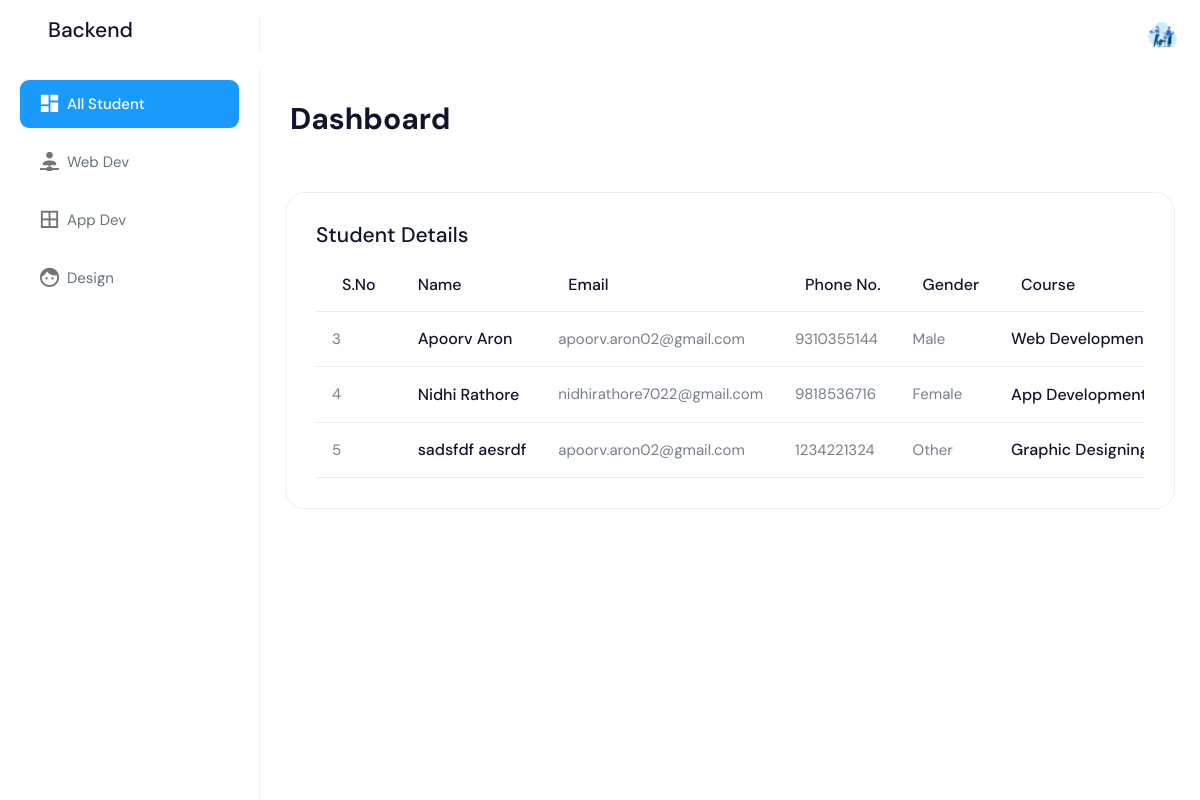
Page /files/allStudent.php (signed in) on the committed database.
### tables this page shows
CREATE TABLE `courseReg` (
  `id` int(5) NOT NULL,
  `fName` varchar(20) NOT NULL,
  `lName` varchar(20) NOT NULL,
  `email` varchar(30) NOT NULL,
  `phone` tinytext NOT NULL,
  `gender` varchar(10) NOT NULL,
  `course` varchar(30) NOT NULL
);

### files/allStudent.php (the view, shortened to what this page needs)
<?php
include("./includes/header.php");
?>
                       <?php
                         $database = new Database();
                         $link = $database->connect();
                         $sql = "SELECT * FROM courseReg ";
                         if($result = mysqli_query($link, $sql)){
                             if(mysqli_num_rows($result) > 0){
                                     while($row = mysqli_fetch_array($result)){
                                             echo "<tr>
                                                     <td>".$row['id']."</td>
                                                     <td>
                                                       <div class='d-flex align-items-center'>
                                                         <div class='m-r-10'>
                                                         </div>
                                                         <div>
                                                           <h4 class='m-b-0 font-16'>".$row['fName']." ".$row['lName']."</h4>
                                                         </div>
                                                       </div>
                                                     </td>
                                                     <td>".$row['email']."</td>
                                                     <td>".$row['phone']."</td>
                                                     <td>".$row['gender']."</td>
                                                     <td>
                                                       <h5 class='m-b-0'>".$row['course']."</h5>
                                                     </td>
                                                   </tr>";
                                     }
                             } else{
                                 echo "<p class='lead'><em>No Record Found.</em></p>";
                             }
                         } else{
                             echo "ERROR: Could not able to execute $sql. " . mysqli_error($link);
                         }
                       ?>
 <?php
include("./includes/footer.php")
?>

### files/includes/header.php (shortened to what this page needs)
<!DOCTYPE html>
<html dir="ltr" lang="en">
  <head>
    <link
      href="../assets/libs/chartist/dist/chartist.min.css"
      rel="stylesheet"
    />
    <link
      href="../assets/libs/chartist-plugin-tooltips/dist/chartist-plugin-tooltip.css"
      rel="stylesheet"
    />
    <link href="../dist/css/style.min.css" rel="stylesheet" />
  </head>
  <body>
    <div
      id="main-wrapper"
      data-layout="vertical"
      data-navbarbg="skin5"
      data-sidebartype="full"
      data-sidebar-position="absolute"
      data-header-position="absolute"
      data-boxed-layout="full"
    >
      <header class="topbar" data-navbarbg="skin6">
        <nav class="navbar top-navbar navbar-expand-md navbar-light">
          <div class="navbar-header" data-logobg="skin6">
            <a class="navbar-brand" href="allStudent.php">
              <span class="logo-text">
                <h3>Backend</h3>
              </span>
            </a>
          </div>
          <div
            class="navbar-collapse collapse"
            id="navbarSupportedContent"
            data-navbarbg="skin5"
          >
            <ul class="navbar-nav float-start me-auto">
              <li class="nav-item search-box">
                <a
                  class="nav-link waves-effect waves-dark"
                  href="javascript:void(0)"
                >
                </a>
              </li>
            </ul>
            <ul class="navbar-nav float-end">
              <li class="nav-item dropdown">
                <a
                  class="nav-link dropdown-toggle text-muted waves-effect waves-dark pro-pic"
                  href="#"
                  id="navbarDropdown"
                  role="button"
                  data-bs-toggle="dropdown"
                  aria-expanded="false"
                >
                  <img
                    src="../assets/images/login-page-img.png"
                    alt="user"
                    class="rounded-circle"
                    width="31"
                  />
                </a>
              </li>
            </ul>
          </div>
        </nav>
      </header>
      <aside class="left-sidebar" data-sidebarbg="skin6">
        <div class="scroll-sidebar">
          <nav class="sidebar-nav">
            <ul id="sidebarnav">
              <li class="sidebar-item">
                <a
                  class="sidebar-link waves-effect waves-dark sidebar-link"
                  href="allStudent.php"
                  aria-expanded="false"
                  ><i class="mdi mdi-view-dashboard"></i
                  ><span class="hide-menu">All Student</span></a
                >
              </li>
              <li class="sidebar-item">
                <a
                  class="sidebar-link waves-effect waves-dark sidebar-link"
                  href="web.php"
                  aria-expanded="false"
                  ><i class="mdi mdi-account-network"></i
                  ><span class="hide-menu">Web Dev</span></a
                >
              </li>
              <li class="sidebar-item">
                <a
                  class="sidebar-link waves-effect waves-dark sidebar-link"
                  href="app.php"
                  aria-expanded="false"
                  ><i class="mdi mdi-border-all"></i
                  ><span class="hide-menu">App Dev</span></a
                >
              </li>
              <li class="sidebar-item">
                <a
                  class="sidebar-link waves-effect waves-dark sidebar-link"
                  href="design.php"
                  aria-expanded="false"
                  ><i class="mdi mdi-face"></i
                  ><span class="hide-menu">Design</span></a
                >
              </li>
            </ul>
          </nav>
        </div>
      </aside>
      <div class="page-wrapper">
        <div class="page-breadcrumb">
          <div class="row align-items-center">
            <div class="col-6">
              <h1 class="mb-0 fw-bold">Dashboard</h1>
            </div>
          </div>
        </div>
        <div class="container-fluid">
          <div class="row">
            <div class="col-12">
              <div class="card">
                <div class="card-body">
                  <div class="d-md-flex">
                    <div>
                      <h4 class="card-title">Student Details</h4>
                    </div>
                  </div>
                  <div class="table-responsive">
                    <table
                      class="table mb-0 table-hover align-middle text-nowrap"
                    >
                      <tbody>
                        <tr>
                          <td>
                            <div class='d-flex align-items-center'>
                              <div>
                                <h4 class='m-b-0 font-16'>S.No</h4>
                              </div>
                            </div>
                          </td>
                          <td>
                            <div class='d-flex align-items-center'>
                              <div>
                                <h4 class='m-b-0 font-16'>Name</h4>
                              </div>
                            </div>
                          </td>
                          <td>
                            <div class='d-flex align-items-center'>
                              <div>
                                <h4 class='m-b-0 font-16'>Email</h4>
                              </div>
                            </div>
                          </td>
                          <td>
                            <div class='d-flex align-items-center'>
                              <div>
                                <h4 class='m-b-0 font-16'>Phone No.</h4>
                              </div>
                            </div>
                          </td>
                          <td>
                            <div class='d-flex align-items-center'>
                              <div>
                                <h4 class='m-b-0 font-16'>Gender</h4>
                              </div>
                            </div>
                          </td>
                          <td>
                            <div class='d-flex align-items-center'>
                              <div>
                                <h4 class='m-b-0 font-16'>Course</h4>
                              </div>
                            </div>
                          </td>
                        </tr>

### files/includes/footer.php (shortened to what this page needs)
                      </tbody>
                    </table>
                  </div>
                </div>
              </div>
            </div>
          </div>
        </div>
</div>
    </div>
  </body>
</html>

### rows in the picture
coursereg: id "3", fName "Apoorv", lName "Aron", email "apoorv.aron02@gmail.com", phone "9310355144", gender "Male", course "Web…"
coursereg: id "4", fName "Nidhi", lName "Rathore", email "nidhirathore7022@gmail.com", phone "9818536716", gender "Female", course "App…"
coursereg: id "5", fName "sadsfdf", lName "aesrdf", email "apoorv.aron02@gmail.com", phone "1234221324", gender "Other", course "Graphic…"
